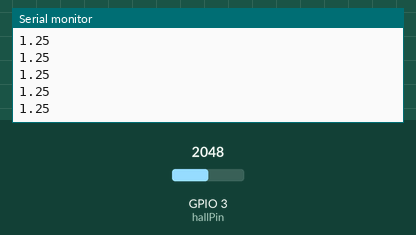
Simulated run of this sketch. Board: ESP32-C3. Parts: the last lines printed to the serial monitor. The test bench sets the inputs (shaded band); at power-on: GPIO 3 (hallPin) = 2048.

Above: at 1.2 s.
1.3 s: GPIO 3 (hallPin) set to 2866
At 2.0 s:
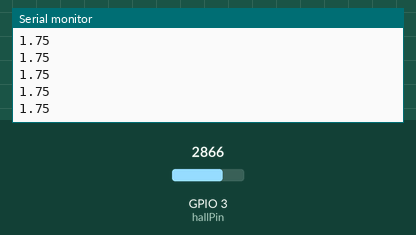
2.8 s: GPIO 3 (hallPin) set to 3603
At 3.3 s:
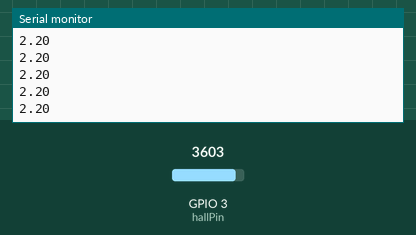
Timing chart, 0 to 5.8 s (numbered marks = the images above; inputs shaded):
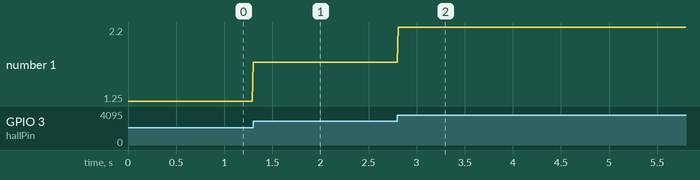

The sketch:

Tutorial1_1_ViewThrottleOutputVoltage.ino
```cpp
/*
  M5Stamp C3U Mate: ホールセンサー出力の ADC 測定スケッチ（GPIO_NUM_3 使用版）
  VCC → 5V, GND → GND, OUT → G3（GPIO3）
*/

#include <Arduino.h>
#include <driver/gpio.h>
#include <esp32-hal-adc.h>  // ADC attenuation 用

const int hallPin = GPIO_NUM_3;  // GPIO3 を指定。
// ArduinoだとADCピンを示すA0、A1、……などのマクロが定義されているが
// ボードライブラリM5StampC3ではこれらは正しく定義されていません。
// その為、ADCピンの指定にはGPIOを示すマクロを用いる必要があります。

void setup() {
  Serial.begin(115200);
  // 測定範囲を約0〜2.5Vに拡張（ADC_11db で最大約2.5Vまで測定可）
  analogSetPinAttenuation(hallPin, ADC_11db);
}

void loop() {
  int raw = analogRead(hallPin);
  // 12bit 解像度：0–4095 → 0–2.5V
  float voltage = raw * (2.5f / 4095.0f);

  // Serial.printf("RAW: %4d    Vout: %.3f V\n", raw, voltage);
  // Serial.print("Vout_V:");
  Serial.print(voltage);
  Serial.println();
  delay(10);
}
```

Measured:
- after the input at 1.3 s, the serial monitor: prints a new line at once (image 1)
- after the input at 2.8 s, the serial monitor: prints a new line at once (image 2)
- plotted number 1: 1.25 → 1.75 after the input at 1.3 s, 1.75 → 2.2 after the input at 2.8 s
